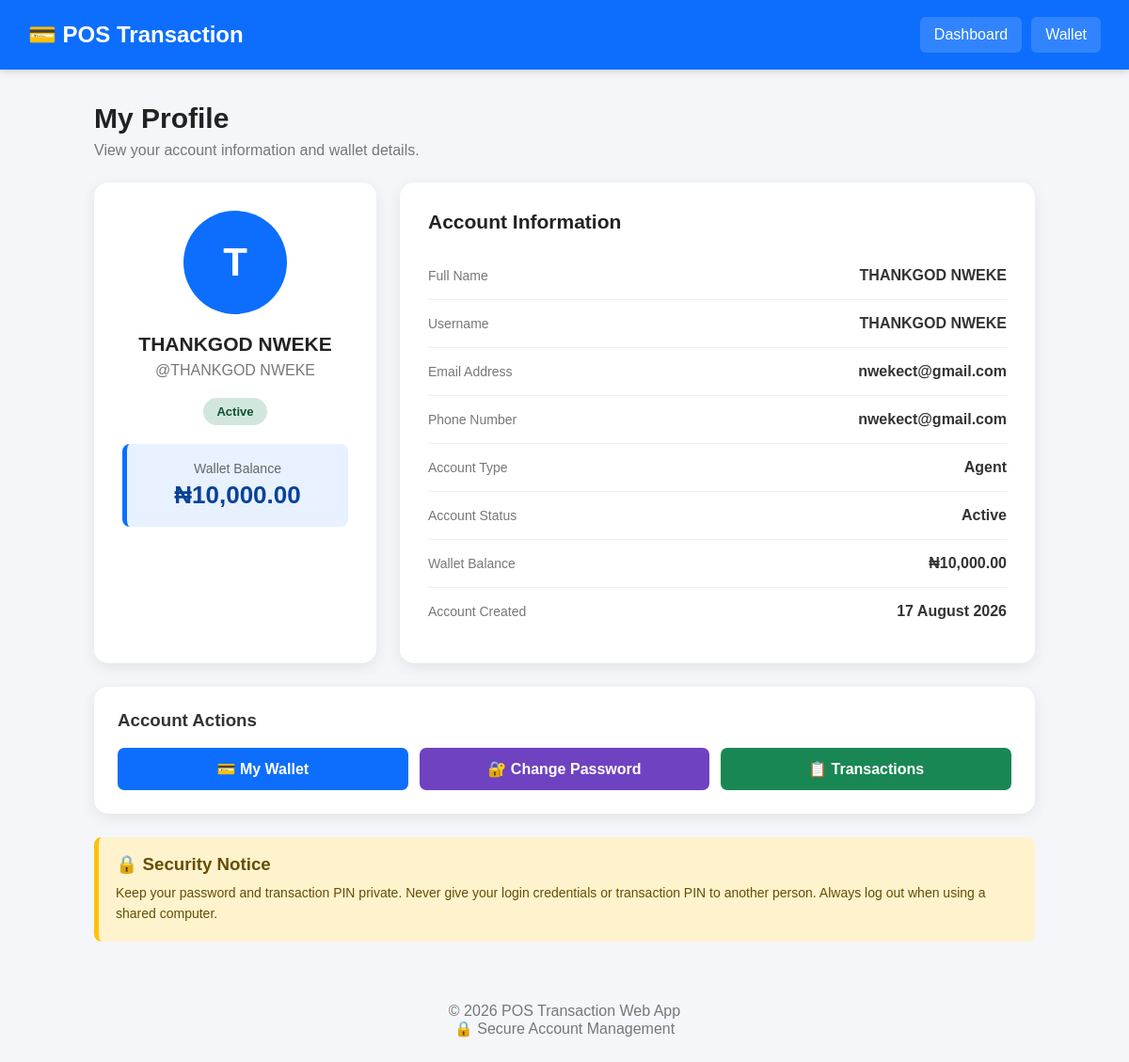
Screenshot of /profile (signed in) with the database file from the repository.
### app_backup.py (models this page shows, shortened)
class User(UserMixin, db.Model):
    __tablename__ = "users"
    id = db.Column(db.Integer, primary_key=True)
    full_name = db.Column(
        db.String(150),
        nullable=False
    )
    username = db.Column(
        db.String(80),
        unique=True,
        nullable=False
    )
    email = db.Column(
        db.String(150),
        unique=True,
        nullable=False
    )
    phone = db.Column(
        db.String(30),
        nullable=True
    )
    password = db.Column(
        db.String(255),
        nullable=False
    )
    transaction_pin = db.Column(
        db.String(255),
        nullable=True
    )
    role = db.Column(
        db.String(30),
        default="Agent",
        nullable=False
    )
    status = db.Column(
        db.String(30),
        default="Active",
        nullable=False
    )
    wallet_balance = db.Column(
        db.Float,
        default=0.00,
        nullable=False
    )
    created_at = db.Column(
        db.DateTime,
        default=datetime.utcnow
    )

### app_backup.py (the view, shortened to what this page needs)
@app.route(
    "/profile",
    methods=["GET", "POST"]
)
@login_required
def profile():
    return render_template(
        "profile.html",
        user=current_user
    )

### app_backup.py (called while the page is built)
@login_manager.user_loader
def load_user(user_id):
    try:
        return db.session.get(User, int(user_id))
    except (ValueError, TypeError):
        return None

@app.context_processor
def inject_app_information():
    return {
        "app_name": "POS Transaction Web App",
        "current_year": datetime.utcnow().year,
    }

### templates/profile.html (shortened to what this page needs)
<!DOCTYPE html>
<html lang="en">
<head>
</head>
<body>
<header class="header">
    <h1>💳 POS Transaction</h1>
    <div class="header-links">
        <a href="{{ url_for('dashboard') }}">
            Dashboard
        </a>
        <a href="{{ url_for('wallet') }}">
            Wallet
        </a>
    </div>
</header>
<main class="container">
    <section class="page-title">
        <h2>
            My Profile
        </h2>
        <p>
            View your account information and wallet details.
        </p>
    </section>
    <div class="profile-layout">
        <section class="profile-card">
            <div class="avatar">
                {% if current_user.full_name %}
                    {{ current_user.full_name[0]|upper }}
                {% else %}
                    U
                {% endif %}
            </div>
            <h3>
                {{ current_user.full_name }}
            </h3>
            <p class="username">
                @{{ current_user.username }}
            </p>
            <span class="status">
                {{ current_user.status }}
            </span>
            <div class="balance-box">
                <p>
                    Wallet Balance
                </p>
                <strong>
                    ₦{{ "{:,.2f}".format(
                        current_user.wallet_balance or 0
                    ) }}
                </strong>
            </div>
        </section>
        <section class="information-card">
            <h3>
                Account Information
            </h3>
            <div class="information-row">
                <span class="information-label">
                    Full Name
                </span>
                <span class="information-value">
                    {{ current_user.full_name }}
                </span>
            </div>
            <div class="information-row">
                <span class="information-label">
                    Username
                </span>
                <span class="information-value">
                    {{ current_user.username }}
                </span>
            </div>
            <div class="information-row">
                <span class="information-label">
                    Email Address
                </span>
                <span class="information-value">
                    {{ current_user.email }}
                </span>
            </div>
            <div class="information-row">
                <span class="information-label">
                    Phone Number
                </span>
                <span class="information-value">
                    {{ current_user.phone }}
                </span>
            </div>
            <div class="information-row">
                <span class="information-label">
                    Account Type
                </span>
                <span class="information-value">
                    {{ current_user.role }}
                </span>
            </div>
            <div class="information-row">
                <span class="information-label">
                    Account Status
                </span>
                <span class="information-value">
                    {{ current_user.status }}
                </span>
            </div>
            <div class="information-row">
                <span class="information-label">
                    Wallet Balance
                </span>
                <span class="information-value">
                    ₦{{ "{:,.2f}".format(
                        current_user.wallet_balance or 0
                    ) }}
                </span>
            </div>
            <div class="information-row">
                <span class="information-label">
                    Account Created
                </span>
                <span class="information-value">
                    {% if current_user.created_at %}
                        {{ current_user.created_at.strftime(
                            '%d %B %Y'
                        ) }}
                    {% else %}
                        Not Available
                    {% endif %}
                </span>
            </div>
        </section>
    </div>
    <section class="actions-card">
        <h3>
            Account Actions
        </h3>
        <div class="actions">
            <a href="{{ url_for('wallet') }}"
               class="action-button wallet">
                💳 My Wallet
            </a>
            <a href="{{ url_for('change_password') }}"
               class="action-button password">
                🔐 Change Password
            </a>
            <a href="{{ url_for('transaction_history') }}"
               class="action-button transactions">
                📋 Transactions
            </a>
        </div>
    </section>
    <section class="security">
        <h3>
            🔒 Security Notice
        </h3>
        <p>
            Keep your password and transaction PIN private.
            Never give your login credentials or transaction
            PIN to another person. Always log out when using
            a shared computer.
        </p>
    </section>
</main>
<footer>
    <p>
        © 2026 POS Transaction Web App
    </p>
    <p>
        🔒 Secure Account Management
    </p>
</footer>
</body>
</html>

### templates/profile.html (style rules this page uses)
* { margin: 0; padding: 0; box-sizing: border-box; font-family: Arial, Helvetica, sans-serif; }
body { background: #f4f6f9; color: #333; }
.header { background: #0d6efd; color: white; padding: 18px 30px; display: flex; justify-content: space-between; align-items: center; box-shadow: 0 2px 8px rgba(0,0,0,0.15); }
.header h1 { font-size: 24px; }
.header-links { display: flex; gap: 10px; }
.header a { color: white; text-decoration: none; padding: 10px 15px; border-radius: 6px; background: rgba(255,255,255,0.15); }
.container { width: 94%; max-width: 1000px; margin: 35px auto; }
.page-title { margin-bottom: 25px; }
.page-title h2 { font-size: 30px; color: #222; margin-bottom: 8px; }
.page-title p { color: #777; }
.profile-layout { display: grid; grid-template-columns: 300px 1fr; gap: 25px; }
.profile-card { background: white; border-radius: 15px; padding: 30px; text-align: center; box-shadow: 0 4px 15px rgba(0,0,0,0.08); }
.avatar { width: 110px; height: 110px; margin: 0 auto 20px; border-radius: 50%; background: #0d6efd; color: white; display: flex; align-items: center; justify-content: center; font-size: 42px; font-weight: bold; }
.profile-card h3 { font-size: 21px; margin-bottom: 7px; color: #222; }
.username { color: #777; margin-bottom: 20px; }
.status { display: inline-block; padding: 7px 14px; border-radius: 20px; background: #d1e7dd; color: #0f5132; font-size: 13px; font-weight: bold; }
.information-card { background: white; border-radius: 15px; padding: 30px; box-shadow: 0 4px 15px rgba(0,0,0,0.08); }
.information-card h3 { font-size: 21px; margin-bottom: 20px; color: #222; }
.information-row { display: flex; justify-content: space-between; align-items: center; padding: 16px 0; border-bottom: 1px solid #eee; }
.information-row:last-child { border-bottom: none; }
.information-label { color: #777; font-size: 14px; }
.information-value { font-weight: bold; text-align: right; color: #333; }
.balance-box { background: #e7f1ff; border-left: 5px solid #0d6efd; padding: 18px; border-radius: 8px; margin-top: 20px; }
.balance-box p { color: #666; font-size: 14px; margin-bottom: 5px; }
.balance-box strong { color: #084298; font-size: 26px; }
.actions-card { background: white; border-radius: 15px; padding: 25px; margin-top: 25px; box-shadow: 0 4px 15px rgba(0,0,0,0.08); }
.actions-card h3 { margin-bottom: 18px; }
.actions { display: grid; grid-template-columns: repeat(3, 1fr); gap: 12px; }
.action-button { display: block; text-align: center; text-decoration: none; color: white; padding: 13px; border-radius: 7px; font-weight: bold; }
.wallet { background: #0d6efd; }
.password { background: #6f42c1; }
.transactions { background: #198754; }
.security { margin-top: 25px; padding: 18px; background: #fff3cd; border-left: 5px solid #ffc107; border-radius: 8px; }
.security h3 { color: #664d03; margin-bottom: 8px; }
.security p { color: #664d03; line-height: 1.6; font-size: 14px; }
footer { text-align: center; color: #777; padding: 30px; margin-top: 25px; }

### rows the page displays
User: full_name "T", full_name "THANKGOD NWEKE", username "THANKGOD NWEKE", status "Active", wallet_balance "10,000.00", email "nwekect@gmail.com", phone "nwekect@gmail.com", role "Agent", created_at "17 August 2026"
